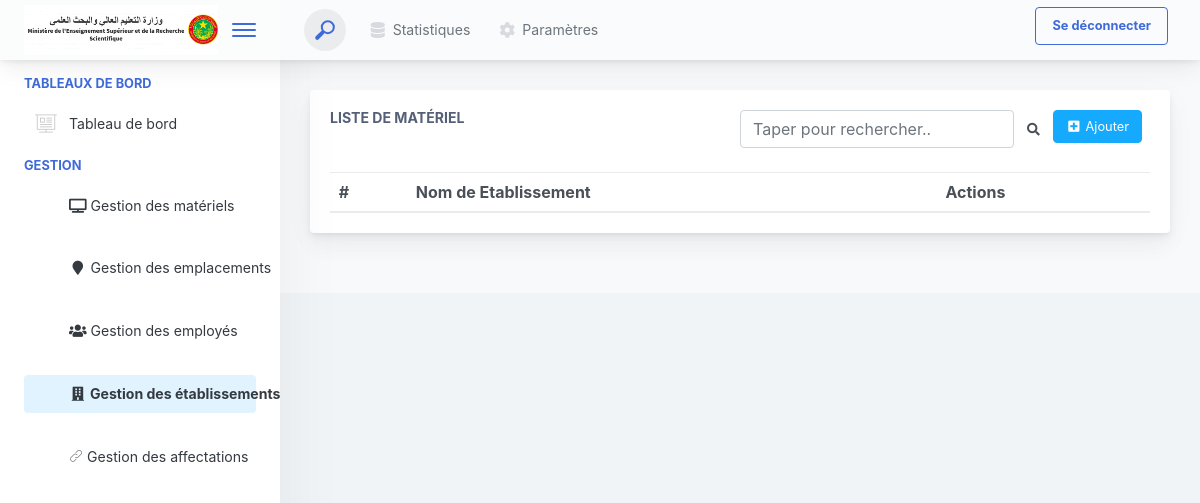
Before: /etablissement/ with the older database file.
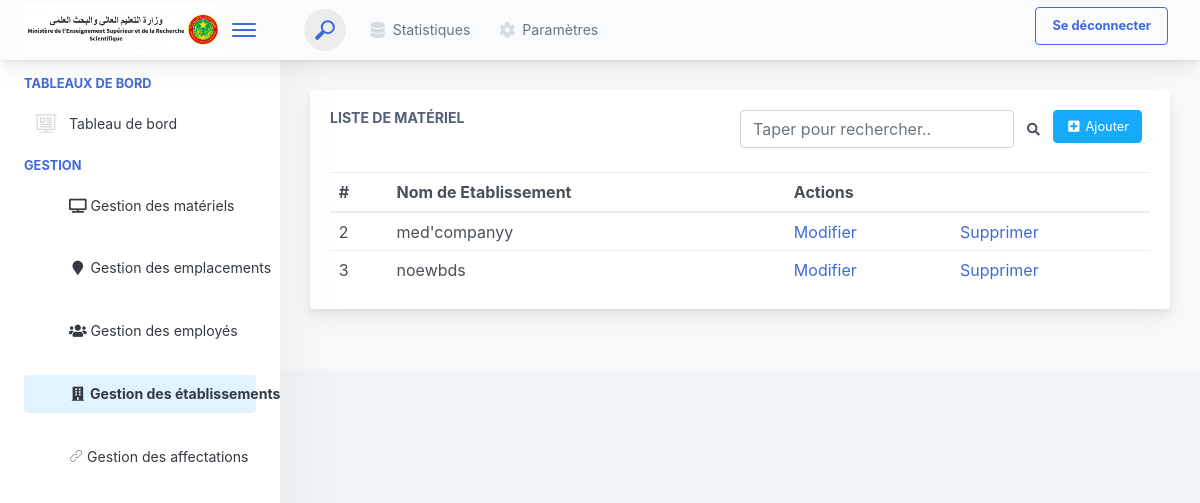
After: the same page with the newer database file.
### accounts/models.py (models this page shows, shortened)
class Etablissement(models.Model):
    nom_etablissement = models.CharField(max_length=200, unique=True)

### GestionVentes/views.py (the view)
# urls.py: path('etablissement/', views.etablissement, name="etablissement"),
def etablissement(request):
    all_etablissement= Etablissement.objects.all()
    return render(request,"etablissements/index.html",{"etablissements": all_etablissement,"navbar":'etablissement'})

### GestionVentes/templates/etablissements/index.html (shortened to what this page needs)
{% extends 'navbar.html' %}
{% block content %}
  <div class="app-main__inner">
    <div class="app-page-title">
      <div class="row">
        <div class="col-lg-12">
          <div class="main-card mb-3 card">
            <div class="card-body">
              <div style="display: flex ; justify-content: space-between;">
                <div>
                  <h5 class="card-title">Liste de matériel</h5>
                </div>
                <div style="display: flex ; justify-content: space-between;">
                  <div style="display: flex ; justify-content: space-between;" >
                    <input class="form-control"   type="text" id="myInput" onkeyup="myFunction()" placeholder="Taper pour rechercher..">
                    <button class="btn" type="submit"><i class="fa fa-search"></i></button>
                  </div>
                  <div>
                    <a href="{% url 'add_etablissement' %}" class="mb-2 mr-2 btn btn-info"><i class="fa fa-fw" aria-hidden="true" title="Copier pour utiliser plus-square"></i> Ajouter </a>
                  </div>
                </div>
              </div>
              <br>
              <table class="mb-0 table" id="myTable">
                <thead>
                  <tr>
                    <th>#</th>
                    <th>Nom de Etablissement</th>
                    <th colspan="2" >Actions</th>
                  </tr>
                </thead>
                <tbody>
                  {% for i in etablissements %}
                  <tr>
                    <td>{{i.id}}</td>
                    <td>{{i.nom_etablissement}}</td>
                    <td>
                      <a class='button' href="/edit_etablissement/{{i.id}}">Modifier</a>
                    </td>
                    <td>
                      <a class='button' href="/delete_etablissement/{{i.id}}">Supprimer</a>
                    </td>
                  </tr>
                  {% endfor %}
                </tbody>
              </table>
            </div>
          </div>
        </div>
      </div>
    </div>
  </div>
{% endblock %}

Changed rows visible on the page:
added Etablissement: id "2", nom_etablissement "med'companyy"
added Etablissement: id "3", nom_etablissement "noewbds"
